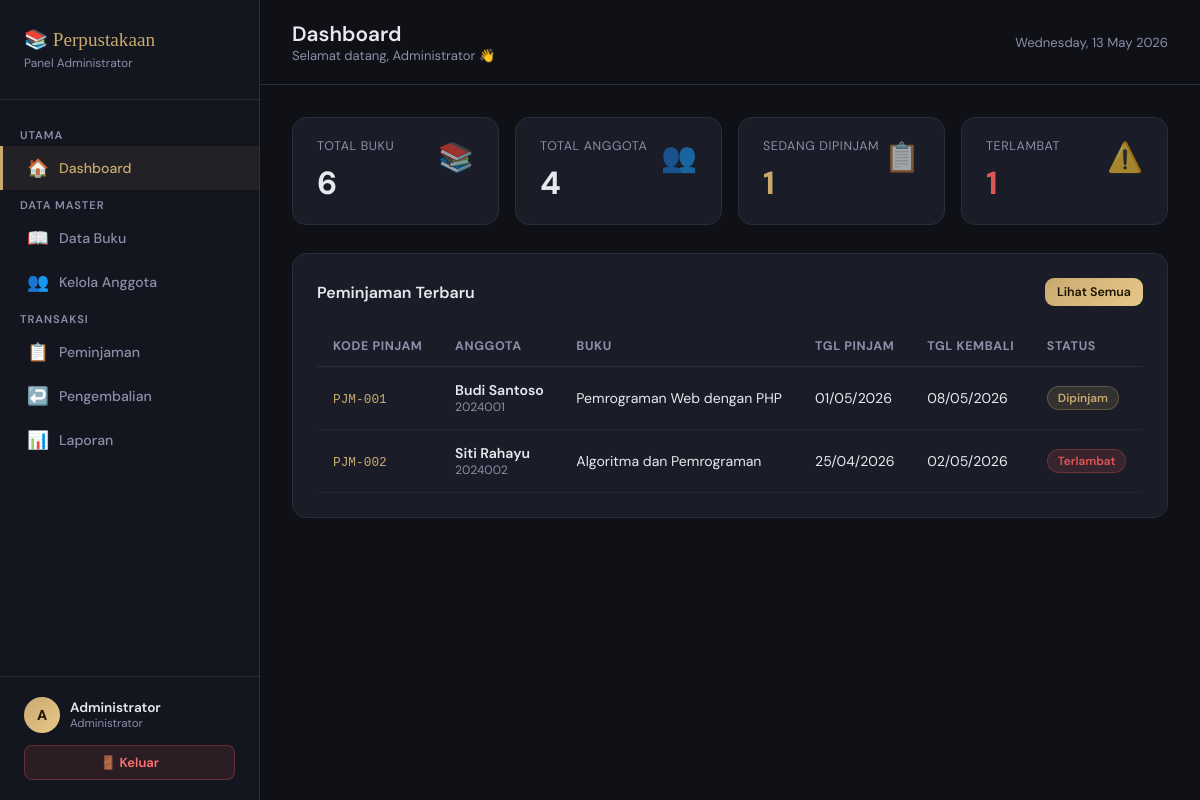
Screenshot of /admin/dashboard.php (signed in) with the database file from the repository.
### tables this page shows
CREATE TABLE IF NOT EXISTS peminjaman (
    id INT AUTO_INCREMENT PRIMARY KEY,
    kode_pinjam VARCHAR(20) NOT NULL UNIQUE,
    anggota_id INT NOT NULL,
    buku_id INT NOT NULL,
    tgl_pinjam DATE NOT NULL,
    tgl_kembali DATE NOT NULL,
    tgl_pengembalian DATE NULL,
    status ENUM('dipinjam','dikembalikan','terlambat') DEFAULT 'dipinjam',
    denda INT DEFAULT 0,
    created_at TIMESTAMP DEFAULT CURRENT_TIMESTAMP,
    FOREIGN KEY (anggota_id) REFERENCES anggota(id),
    FOREIGN KEY (buku_id) REFERENCES buku(id)
);

CREATE TABLE IF NOT EXISTS anggota (
    id INT AUTO_INCREMENT PRIMARY KEY,
    nis VARCHAR(20) NOT NULL UNIQUE,
    nama VARCHAR(100) NOT NULL,
    kelas VARCHAR(20),
    alamat TEXT,
    telepon VARCHAR(15),
    user_id INT,
    created_at TIMESTAMP DEFAULT CURRENT_TIMESTAMP,
    FOREIGN KEY (user_id) REFERENCES user(id) ON DELETE SET NULL
);

CREATE TABLE IF NOT EXISTS buku (
    id INT AUTO_INCREMENT PRIMARY KEY,
    kode_buku VARCHAR(20) NOT NULL UNIQUE,
    judul VARCHAR(200) NOT NULL,
    pengarang VARCHAR(100),
    penerbit VARCHAR(100),
    tahun_terbit YEAR,
    kategori VARCHAR(50),
    stok INT DEFAULT 0,
    created_at TIMESTAMP DEFAULT CURRENT_TIMESTAMP
);

### admin/dashboard.php (the view, shortened to what this page needs)
<?php
include "../koneksi.php";
include "../includes/navbar_admin.php";
$total_buku    = mysqli_fetch_row(mysqli_query($conn, "SELECT COUNT(*) FROM buku"))[0];
$total_anggota = mysqli_fetch_row(mysqli_query($conn, "SELECT COUNT(*) FROM anggota"))[0];
$total_pinjam  = mysqli_fetch_row(mysqli_query($conn, "SELECT COUNT(*) FROM peminjaman WHERE status='dipinjam'"))[0];
$total_terlambat = mysqli_fetch_row(mysqli_query($conn, "SELECT COUNT(*) FROM peminjaman WHERE status='terlambat'"))[0];
$query_terbaru = mysqli_query($conn, "
    SELECT p.*, a.nama AS nama_anggota, a.nis, b.judul
    FROM peminjaman p
    JOIN anggota a ON p.anggota_id = a.id
    JOIN buku b ON p.buku_id = b.id
    ORDER BY p.created_at DESC LIMIT 8
");
?>
<div class="topbar">
    <div>
        <h1>Dashboard</h1>
        <div class="breadcrumb">Selamat datang, <?= htmlspecialchars($_SESSION['nama']) ?> 👋</div>
    </div>
    <div style="font-size:.82rem;color:var(--muted);"><?= date('l, d F Y') ?></div>
</div>
<div class="content">
    <div class="stat-grid">
        <div class="stat-card">
            <span class="stat-icon">📚</span>
            <div class="stat-label">Total Buku</div>
            <div class="stat-value"><?= $total_buku ?></div>
        </div>
        <div class="stat-card">
            <span class="stat-icon">👥</span>
            <div class="stat-label">Total Anggota</div>
            <div class="stat-value"><?= $total_anggota ?></div>
        </div>
        <div class="stat-card">
            <span class="stat-icon">📋</span>
            <div class="stat-label">Sedang Dipinjam</div>
            <div class="stat-value" style="color:var(--gold)"><?= $total_pinjam ?></div>
        </div>
        <div class="stat-card">
            <span class="stat-icon">⚠️</span>
            <div class="stat-label">Terlambat</div>
            <div class="stat-value" style="color:#e05555"><?= $total_terlambat ?></div>
        </div>
    </div>
    <div class="card">
        <div style="display:flex;justify-content:space-between;align-items:center;margin-bottom:20px;">
            <h3 style="font-size:1rem;font-weight:600;">Peminjaman Terbaru</h3>
            <a href="peminjaman.php" class="btn btn-primary btn-sm">Lihat Semua</a>
        </div>
        <table>
            <thead>
                <tr>
                    <th>Kode Pinjam</th>
                    <th>Anggota</th>
                    <th>Buku</th>
                    <th>Tgl Pinjam</th>
                    <th>Tgl Kembali</th>
                    <th>Status</th>
                </tr>
            </thead>
            <tbody>
                <?php while($row = mysqli_fetch_assoc($query_terbaru)): ?>
                <tr>
                    <td><code style="color:var(--gold);font-size:.8rem;"><?= $row['kode_pinjam'] ?></code></td>
                    <td>
                        <div style="font-weight:600;"><?= htmlspecialchars($row['nama_anggota']) ?></div>
                        <div style="font-size:.76rem;color:var(--muted);"><?= $row['nis'] ?></div>
                    </td>
                    <td><?= htmlspecialchars($row['judul']) ?></td>
                    <td><?= date('d/m/Y', strtotime($row['tgl_pinjam'])) ?></td>
                    <td><?= date('d/m/Y', strtotime($row['tgl_kembali'])) ?></td>
                    <td>
                        <?php
                        if($row['status']=='dikembalikan') echo '<span class="badge badge-green">Dikembalikan</span>';
                        elseif($row['status']=='terlambat') echo '<span class="badge badge-red">Terlambat</span>';
                        else echo '<span class="badge badge-gold">Dipinjam</span>';
                        ?>
                    </td>
                </tr>
                <?php endwhile; ?>
            </tbody>
        </table>
    </div>
</div>
</div>
</body>
</html>

### includes/navbar_admin.php (style rules this page uses)
:root { --bg:#0f1117;--sidebar:#13161f;--card:#1a1d27;--border:#2a2d3a;--gold:#c9a96e;--gold-light:#e8c88a;--text:#e8e8f0;--muted:#8b8fa8;--danger:#e05555;--success:#4dbd74; }
* { margin:0;padding:0;box-sizing:border-box; }
body { font-family:'DM Sans',sans-serif;background:var(--bg);color:var(--text);display:flex;min-height:100vh; }
.topbar { padding:20px 32px;border-bottom:1px solid var(--border);background:var(--bg);display:flex;align-items:center;justify-content:space-between; }
.topbar h1 { font-size:1.3rem;font-weight:600; }
.topbar .breadcrumb { font-size:.82rem;color:var(--muted); }
.content { padding:32px;flex:1; }
.card { background:var(--card);border:1px solid var(--border);border-radius:14px;padding:24px;margin-bottom:24px; }
.stat-grid { display:grid;grid-template-columns:repeat(4,1fr);gap:16px;margin-bottom:28px; }
.stat-card { background:var(--card);border:1px solid var(--border);border-radius:14px;padding:20px 24px; }
.stat-label { font-size:.78rem;color:var(--muted);text-transform:uppercase;letter-spacing:.05em;margin-bottom:8px; }
.stat-value { font-size:2rem;font-weight:700;color:var(--text); }
.stat-icon { font-size:1.8rem;float:right;opacity:.6; }
table { width:100%;border-collapse:collapse; }
thead th { text-align:left;padding:12px 16px;font-size:.78rem;color:var(--muted);text-transform:uppercase;letter-spacing:.05em;border-bottom:1px solid var(--border); }
tbody td { padding:14px 16px;font-size:.88rem;border-bottom:1px solid rgba(255,255,255,.04); }
.badge { display:inline-block;padding:3px 10px;border-radius:20px;font-size:.74rem;font-weight:600; }
.badge-gold { background:rgba(201,169,110,.15);color:var(--gold);border:1px solid rgba(201,169,110,.3); }
.badge-red { background:rgba(224,85,85,.15);color:#e05555;border:1px solid rgba(224,85,85,.3); }
.btn { display:inline-block;padding:9px 18px;border-radius:9px;font-size:.85rem;font-weight:600;text-decoration:none;border:none;cursor:pointer;font-family:'DM Sans',sans-serif;transition:all .2s; }
.btn-primary { background:linear-gradient(135deg,var(--gold),var(--gold-light));color:#1a1400; }
.btn-sm { padding:6px 12px;font-size:.78rem; }

### rows the page displays
peminjaman: kode_pinjam "PJM-001", anggota.nama "Budi Santoso", anggota.nis "2024001", buku.judul "Pemrograman Web dengan PHP", tgl_pinjam "01/05/2026", tgl_kembali "08/05/2026", status "Dipinjam"
peminjaman: kode_pinjam "PJM-002", anggota.nama "Siti Rahayu", anggota.nis "2024002", buku.judul "Algoritma dan Pemrograman", tgl_pinjam "25/04/2026", tgl_kembali "02/05/2026", status "Terlambat"

### other values shown
substr($_SESSION['nama'], 0, 1) "A"
$_SESSION['nama'] "Administrator"
$total_buku "6"
$total_anggota "4"
$total_pinjam "1"
$total_terlambat "1"
